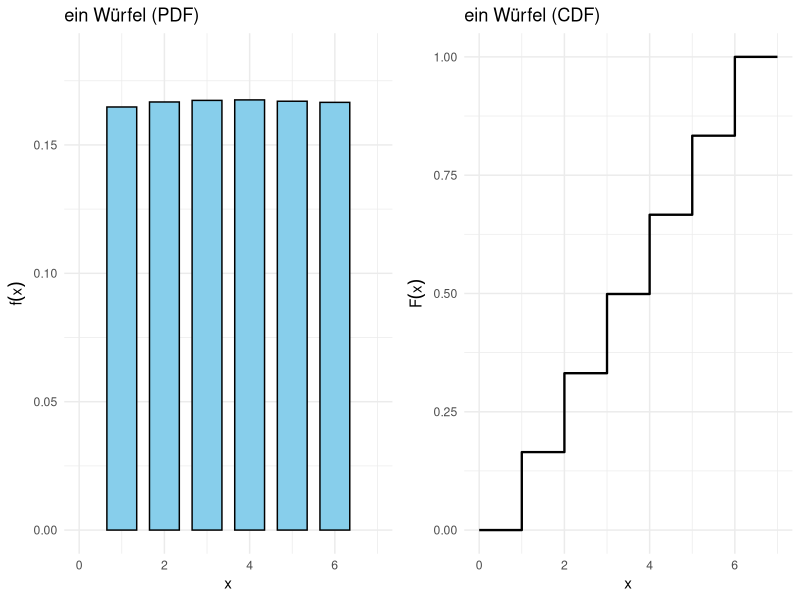
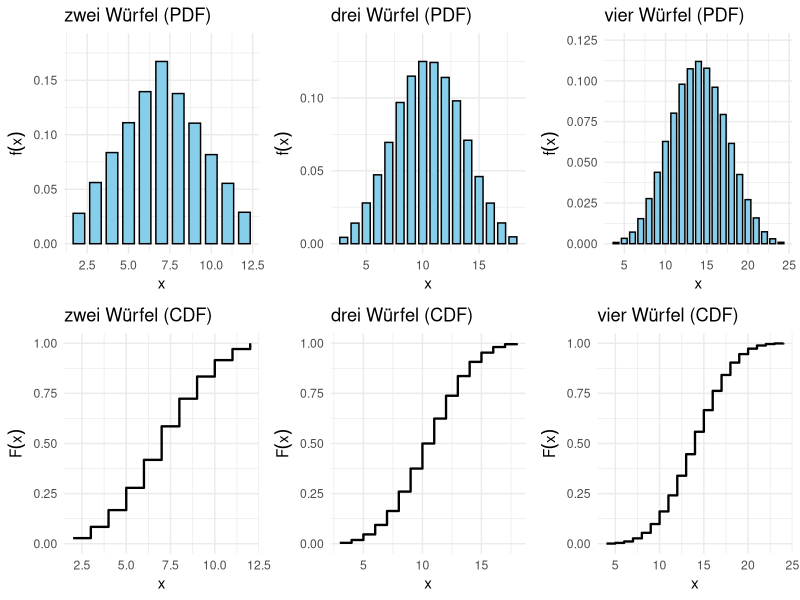

Reproduce these figures in R, in order.
## ---- chunk 1
#| label: fig-single-dice
#| fig-cap: "Diskrete Wahrscheinlichkeits- und Verteilungsfunktionen für einen Würfel (Berechnet mit 100'000 Simulationen)"
#| code-fold: true
#| warning: false

library(ggplot2)
library(dplyr)
library(gridExtra)

# Funktion zum Berechnen der Wahrscheinlichkeits- und Verteilungsfunktionen
simulate_dice <- function(n_dice) {
  rolls <- replicate(100000, sum(sample(1:6, n_dice, replace = TRUE)))  # Simulation von n_dice Würfeln
  df <- as.data.frame(table(rolls) / length(rolls)) %>%
    rename(x = rolls, probability = Freq) %>%
    mutate(x = as.numeric(as.character(x))) %>%
    arrange(x) %>%
    mutate(cumulative_probability = cumsum(probability))

  # Zusätzliche Punkte für 0 und 1
  df <- rbind(data.frame(x = 0, probability = 0, cumulative_probability = 0),
              df,
              data.frame(x = max(df$x) + 1, probability = 0, cumulative_probability = 1))
  return(df)
}

# Daten für 1 Würfel
df_1dice <- simulate_dice(1)

# Plot für die Wahrscheinlichkeitsfunktion (PDF) von 1 Würfel
plot_pdf_1 <- ggplot(df_1dice, aes(x = x, y = probability)) +
  geom_bar(stat = "identity", fill = "skyblue", color = "black", width = 0.7) +
  labs(title = "ein Würfel (PDF)", x = "x", y = expression(f(x))) +
  theme_minimal() +
  ylim(0, max(df_1dice$probability, na.rm = TRUE) * 1.1) +
    xlim(0, 7)

# Plot für die kumulative Verteilungsfunktion (CDF) von 1 Würfel
plot_cdf_1 <- ggplot(df_1dice, aes(x = x, y = cumulative_probability)) +
  geom_step(linewidth = 0.8, color = "black") +
  labs(title = "ein Würfel (CDF)", x = "x", y = expression(F(x))) +
  theme_minimal() +
  ylim(0, 1) +
  xlim(0, 7)

# Anordnung der beiden Plots in einem 2x1-Layout
grid.arrange(plot_pdf_1, plot_cdf_1, ncol = 2)
## ---- chunk 2
#| label: fig-multiple-dice
#| fig-cap: "Diskrete Wahrscheinlichkeits- und Verteilungsfunktionen für 2, 3 und 4 Würfel (Berechnet mit 100'000 Simulationen)"
#| code-fold: true
#| warning: false
library(ggplot2)
library(dplyr)
library(gridExtra)

# Funktion zum Berechnen der Wahrscheinlichkeits- und Verteilungsfunktionen
simulate_dice <- function(n_dice) {
  rolls <- replicate(100000, sum(sample(1:6, n_dice, replace = TRUE)))  # Simulation von n_dice Würfeln
  df <- as.data.frame(table(rolls) / length(rolls)) %>%
    rename(x = rolls, probability = Freq) %>%
    mutate(x = as.numeric(as.character(x))) %>%
    arrange(x) %>%
    mutate(cumulative_probability = cumsum(probability))
  return(df)
}

# Daten für 2, 3 und 4 Würfel
df_2dice <- simulate_dice(2)
df_3dice <- simulate_dice(3)
df_4dice <- simulate_dice(4)

# Plots für die PDF und CDF von 2 Würfeln
plot_pdf_2 <- ggplot(df_2dice, aes(x = x, y = probability)) +
  geom_bar(stat = "identity", fill = "skyblue", color = "black", width = 0.7) +
  labs(title = "zwei Würfel (PDF)", x = "x", y = expression(f(x))) +
  theme_minimal() +
  ylim(0, max(df_2dice$probability, na.rm = TRUE) * 1.1)

plot_cdf_2 <- ggplot(df_2dice, aes(x = x, y = cumulative_probability)) +
  geom_step(linewidth = 0.8, color = "black") +
  labs(title = "zwei Würfel (CDF)", x = "x", y = expression(F(x))) +
  theme_minimal() +
  ylim(0, 1)

# Plots für die PDF und CDF von 3 Würfeln
plot_pdf_3 <- ggplot(df_3dice, aes(x = x, y = probability)) +
  geom_bar(stat = "identity", fill = "skyblue", color = "black", width = 0.7) +
  labs(title = "drei Würfel (PDF)", x = "x", y = expression(f(x))) +
  theme_minimal() +
  ylim(0, max(df_3dice$probability, na.rm = TRUE) * 1.1)

plot_cdf_3 <- ggplot(df_3dice, aes(x = x, y = cumulative_probability)) +
  geom_step(linewidth = 0.8, color = "black") +
  labs(title = "drei Würfel (CDF)", x = "x", y = expression(F(x))) +
  theme_minimal() +
  ylim(0, 1)

# Plots für die PDF und CDF von 4 Würfeln
plot_pdf_4 <- ggplot(df_4dice, aes(x = x, y = probability)) +
  geom_bar(stat = "identity", fill = "skyblue", color = "black", width = 0.7) +
  labs(title = "vier Würfel (PDF)", x = "x", y = expression(f(x))) +
  theme_minimal() +
  ylim(0, max(df_4dice$probability, na.rm = TRUE) * 1.1)

plot_cdf_4 <- ggplot(df_4dice, aes(x = x, y = cumulative_probability)) +
  geom_step(linewidth = 0.8, color = "black") +
  labs(title = "vier Würfel (CDF)", x = "x", y = expression(F(x))) +
  theme_minimal() +
  ylim(0, 1)

# Anordnung der Plots in einem 3x2-Layout
grid.arrange(plot_pdf_2, plot_pdf_3, plot_pdf_4, plot_cdf_2, plot_cdf_3, plot_cdf_4, ncol = 3, nrow = 2)
